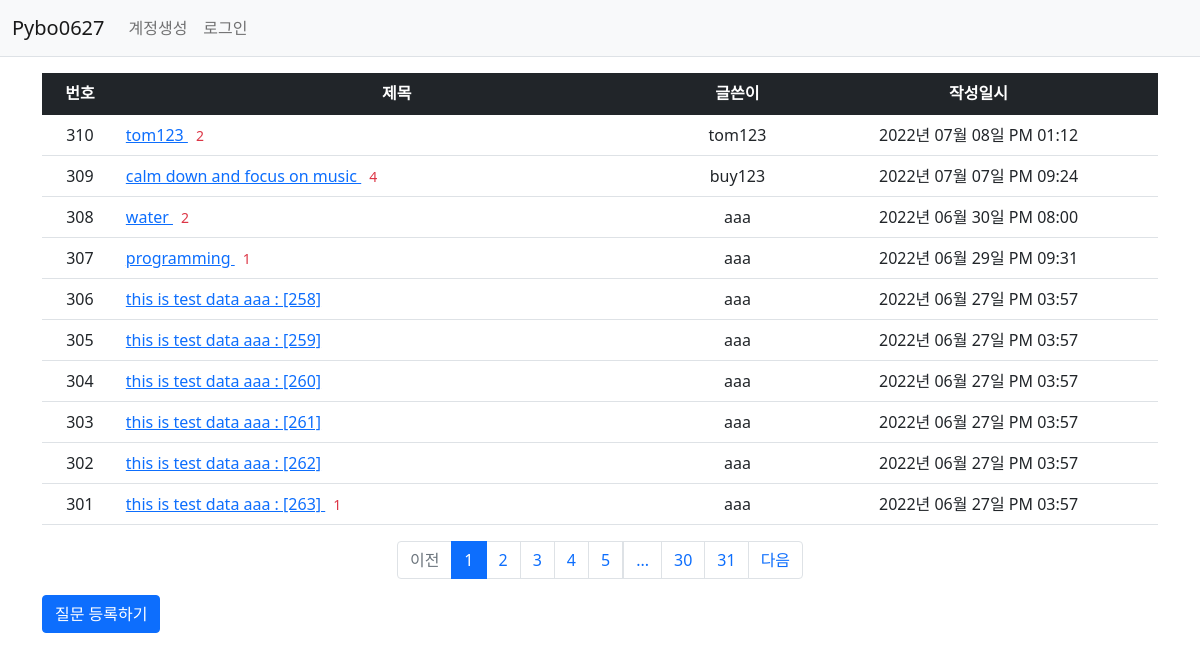
Page /question/list/ on the committed database.
### pybo/models.py (models this page shows)
class Question(db.Model):
    id = db.Column(db.Integer, primary_key=True)
    subject = db.Column(db.String(200), nullable=False)
    content = db.Column(db.Text(), nullable=False)
    create_date = db.Column(db.DateTime(), nullable=False)
    user_id = db.Column(db.Integer, db.ForeignKey('user.id', ondelete='CASCADE'), nullable=False)
    user = db.relationship('User', backref=db.backref('question_set'))
    modify_date = db.Column(db.DateTime(), nullable=True)

class User(db.Model):
    id = db.Column(db.Integer, primary_key=True)
    username = db.Column(db.String(150), unique=True, nullable=False)
    password = db.Column(db.String(200), nullable=False)
    email = db.Column(db.String(120), unique=True, nullable=False)

### pybo/views/question_views.py (the view)
@bp.route('/list/')
def _list():
    page = request.args.get('page', type=int, default=1)     # page
    question_list = Question.query.order_by(Question.create_date.desc())
    question_list = question_list.paginate(page, per_page=10)
    return render_template('question/question_list.html', question_list=question_list)

### pybo/filter.py (called while the page is built)
def format_datetime(value, fmt='%Y년 %m월 %d일 %p %I:%M'):
    return value.strftime(fmt)

### pybo/views/auth_views.py (called while the page is built)
@bp.before_app_request
def load_logged_in_user():
    user_id = session.get('user_id')
    if user_id is None:
        g.user = None
    else:
        g.user = User.query.get(user_id)

### pybo/templates/question/question_list.html (shortened to what this page needs)
<!DOCTYPE html>
<html lang="en">
<head>
</head>
<body>
    {% extends 'base.html' %}
    {% block content %}
    <div class = "container my-3">
        <table class = "table">
            <thead>
            <tr class = "text-center table-dark">
                <th>번호</th>
                <th style="width:50%">제목</th>
                <th>글쓴이</th>
                <th>작성일시</th>
            </tr>
            </thead>
            <tbody>
            {% if question_list %}
            {% for question in question_list.items %}
            <tr class="text-center">
                <td>{{ question_list.total - ((question_list.page-1) * question_list.per_page) - loop.index0  }}</td>
                <td class = "text-start">
                    <a href = "{{ url_for('question.detail', question_id=question.id) }}">
                        {{ question.subject }}
                    </a>
                    {% if question.answer_set|length > 0 %}
                    <span class = "text-danger small mx-2">{{ question.answer_set|length }}</span>
                    {% endif %}
                </td>
                <td>{{ question.user.username }} </td>
                <td>{{ question.create_date|datetime }} </td>
            </tr>
            {% endfor %}
            {% else %}
            <tr>
                <td colspan = "3"> 질문이 없습니다. </td>
            </tr>
            {% endif %}
            </tbody>
        </table>
        <ul class = "pagination justify-content-center">
            {% if question_list.has_prev %}
            <li class = "page-item">
                <a class = "page-link" href = "?page={{ question_list.prev_num }}">이전</a>
            </li>
            {% else %}
            <li class = "page-item disabled">
                <a class = "page-link" tabindex = "-1" aria-disabled="true" href ="javascript:void(0)">이전
                </a>
            </li>
            {% endif %}
            {% for page_num in question_list.iter_pages() %}
            {% if page_num %}
            {% if page_num != question_list.page %}
            <li class = "page-item">
                <a class = "page-link" href="?page={{ page_num }} ">{{ page_num }}</a>
            </li>
            {% else %}
            <li class = "page-item active" aria-current = "page">
                <a class = "page-link" href = "javascript:void(0)">{{ page_num }}</a>
            </li>
            {% endif %}
            {% else %}
            <li class = "disabled">
                <a class = "page-link" href = "javascript:void(0)">...</a>
            </li>
            {% endif %}
            {% endfor %}
            {% if question_list.has_next %}
            <li class = "page-item">
                <a class = "page-link" href="?page={{ question_list.next_num }}">다음</a>
            </li>
            {% else %}
            <li class = "page-item disabled">
                <a class = "page-link" tabindex="-1" aria-disabled="true" href = "javascript:void(0)">다음</a>
            </li>
            {% endif %}
        </ul>
        <a href="{{ url_for('question.create') }}" class = "btn btn-primary">질문 등록하기</a>
    </div>
    {% endblock %}

### pybo/templates/base.html (shortened to what this page needs)
<!DOCTYPE html>
<html lang="ko">
<head>
    <link rel = "stylesheet" href = "{{ url_for('static', filename='bootstrap.min.css') }}">
    <link rel = "stylesheet" href = "{{ url_for('static', filename='style.css') }}">
</head>
<body>
    {% include "navbar.html" %}
    {% block content %}
    {% endblock %}
</body>
</html>

### pybo/templates/navbar.html (shortened to what this page needs)
<!DOCTYPE html>
<html lang="en">
<head>
</head>
<body>
    <nav class = "navbar navbar-expand-lg navbar-light bg-light border-bottom">
        <div class = "container-fluid">
            <a class = "navbar-brand" href="{{ url_for('main.index') }}" >Pybo0627</a>
            <div class = "collapse navbar-collapse" id = "navbarSupportedContent">
                {% if g.user %}
                <ul class = "navbar-nav">
                    <li class = "nav-item ">
                        <a class = "nav-link" href = "{{ url_for('auth.logout') }}">{{ g.user.username }} (로그아웃) </a>
                    </li>
                </ul>
                {% else %}
                <ul class = "navbar-nav me-auto mb-2 mb-lg-0">
                    <li class = "nav-item">
                        <a class = "nav-link" href = "{{ url_for('auth.signup') }}">계정생성</a>
                    </li>
                    <li class = "nav-item">
                        <a class = "nav-link" href = "{{ url_for('auth.login') }}">로그인</a>
                    </li>
                </ul>
                {% endif %}
            </div>
        </div>
    </nav>
</body>
</html>

### rows in the picture
Question: total "310", subject "tom123", answer_set|length "2", user.username "tom123", create_date "2022년 07월 08일 PM 01:12"
Question: total "309", subject "calm down and focus on music", answer_set|length "4", user.username "buy123", create_date "2022년 07월 07일 PM 09:24"
Question: total "308", subject "water", answer_set|length "2", user.username "aaa", create_date "2022년 06월 30일 PM 08:00"
Question: total "307", subject "programming", answer_set|length "1", user.username "aaa", create_date "2022년 06월 29일 PM 09:31"
Question: total "306", subject "this is test data aaa : [258]", user.username "aaa", create_date "2022년 06월 27일 PM 03:57"
Question: total "305", subject "this is test data aaa : [259]", user.username "aaa", create_date "2022년 06월 27일 PM 03:57"
Question: total "304", subject "this is test data aaa : [260]", user.username "aaa", create_date "2022년 06월 27일 PM 03:57"
Question: total "303", subject "this is test data aaa : [261]", user.username "aaa", create_date "2022년 06월 27일 PM 03:57"
Question: total "302", subject "this is test data aaa : [262]", user.username "aaa", create_date "2022년 06월 27일 PM 03:57"
Question: total "301", subject "this is test data aaa : [263]", answer_set|length "1", user.username "aaa", create_date "2022년 06월 27일 PM 03:57"

### other values in the picture
{{ page_num }} "1"
{{ page_num }} "2" "3" "4" "5" "30" "31"
